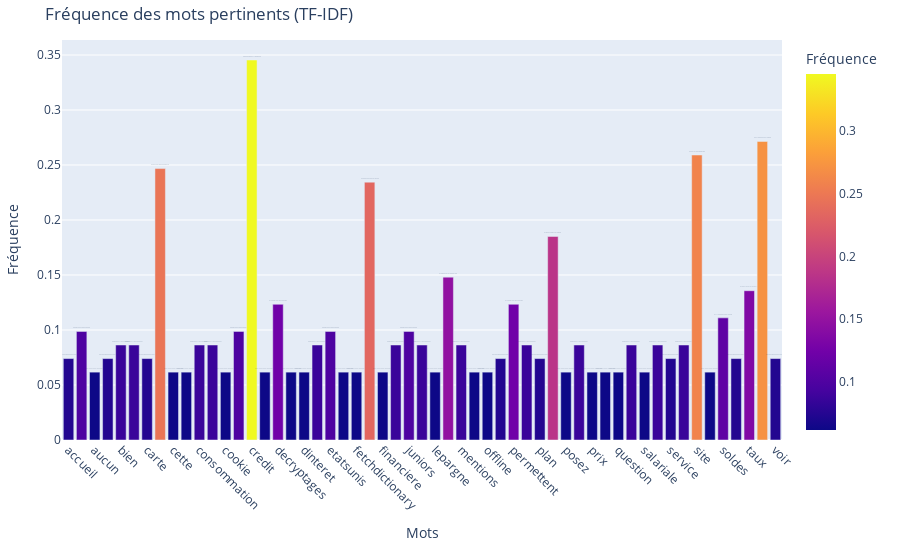

Notebook source saved alongside this figure:
### Code cell
import plotly.express as px

# Créer un graphique avec les mots pertinents
fig = px.bar(filtered_tdidf_df, x='Mot', y='Fréquence', title="Fréquence des mots pertinents (TF-IDF)",
             text='Fréquence', color='Fréquence', hover_name='Mot')

# Personnaliser le graphique
fig.update_traces(textposition='outside')
fig.update_layout(
    xaxis_title='Mots', yaxis_title='Fréquence',
    xaxis=dict(tickangle=45),
    margin=dict(l=40, r=20, t=40, b=120)
)

# Afficher le graphique
fig.show()

### Figure 1 — Plotly figure (JSON) as saved in the notebook; plotly's stock layout.template omitted (floating-point values rounded to 4 significant figures)
{"data": [{"alignmentgroup": "True", "hovertemplate": "<b>%{hovertext}</b><br><br>Mot=%{x}<br>Fréquence=%{marker.color}<extra></extra>", "hovertext": ["accueil", "actualites", "aucun", "autoriser", "bien", "boutique", "carte", "cartes", "cette", "chiffres", "consommation", "contact", "cookie", "cookies", "credit", "crise", "decryptages", "depose", "dinteret", "enseignants", "etatsunis", "facebook", "fetchdictionary", "finance", "financiere", "hausse", "juniors", "legales", "lepargne", "menages", "mentions", "officiel", "offline", "outils", "permettent", "peut", "plan", "plus", "posez", "pratique", "prix", "quelques", "question", "refuser", "salariale", "savoir", "service", "services", "site", "sitemap", "soldes", "sommesnous", "taux", "tous", "voir"], "legendgroup": "", "marker": {"color": [0.07403, 0.09871, 0.06169, 0.07403, 0.08637, 0.08637, 0.07403, 0.2468, 0.06169, 0.06169, 0.08637, 0.08637, 0.06169, 0.09871, 0.3455, 0.06169, 0.1234, 0.06169, 0.06169, 0.08637, 0.09871, 0.06169, 0.06169, 0.2344, 0.06169, 0.08637, 0.09871, 0.08637, 0.06169, 0.1481, 0.08637, 0.06169, 0.06169, 0.07403, 0.1234, 0.08637, 0.07403, 0.1851, 0.06169, 0.08637, 0.06169, 0.06169, 0.06169, 0.08637, 0.06169, 0.08637, 0.07403, 0.08637, 0.2591, 0.06169, 0.111, 0.07403, 0.1357, 0.2714, 0.07403], "coloraxis": "coloraxis", "pattern": {"shape": ""}}, "name": "", "offsetgroup": "", "orientation": "v", "showlegend": false, "text": [0.07403, 0.09871, 0.06169, 0.07403, 0.08637, 0.08637, 0.07403, 0.2468, 0.06169, 0.06169, 0.08637, 0.08637, 0.06169, 0.09871, 0.3455, 0.06169, 0.1234, 0.06169, 0.06169, 0.08637, 0.09871, 0.06169, 0.06169, 0.2344, 0.06169, 0.08637, 0.09871, 0.08637, 0.06169, 0.1481, 0.08637, 0.06169, 0.06169, 0.07403, 0.1234, 0.08637, 0.07403, 0.1851, 0.06169, 0.08637, 0.06169, 0.06169, 0.06169, 0.08637, 0.06169, 0.08637, 0.07403, 0.08637, 0.2591, 0.06169, 0.111, 0.07403, 0.1357, 0.2714, 0.07403], "textposition": "outside", "type": "bar", "x": ["accueil", "actualites", "aucun", "autoriser", "bien", "boutique", "carte", "cartes", "cette", "chiffres", "consommation", "contact", "cookie", "cookies", "credit", "crise", "decryptages", "depose", "dinteret", "enseignants", "etatsunis", "facebook", "fetchdictionary", "finance", "financiere", "hausse", "juniors", "legales", "lepargne", "menages", "mentions", "officiel", "offline", "outils", "permettent", "peut", "plan", "plus", "posez", "pratique", "prix", "quelques", "question", "refuser", "salariale", "savoir", "service", "services", "site", "sitemap", "soldes", "sommesnous", "taux", "tous", "voir"], "xaxis": "x", "y": [0.07403, 0.09871, 0.06169, 0.07403, 0.08637, 0.08637, 0.07403, 0.2468, 0.06169, 0.06169, 0.08637, 0.08637, 0.06169, 0.09871, 0.3455, 0.06169, 0.1234, 0.06169, 0.06169, 0.08637, 0.09871, 0.06169, 0.06169, 0.2344, 0.06169, 0.08637, 0.09871, 0.08637, 0.06169, 0.1481, 0.08637, 0.06169, 0.06169, 0.07403, 0.1234, 0.08637, 0.07403, 0.1851, 0.06169, 0.08637, 0.06169, 0.06169, 0.06169, 0.08637, 0.06169, 0.08637, 0.07403, 0.08637, 0.2591, 0.06169, 0.111, 0.07403, 0.1357, 0.2714, 0.07403], "yaxis": "y"}], "layout": {"barmode": "relative", "coloraxis": {"colorbar": {"title": {"text": "Fréquence"}}, "colorscale": [[0, "#0d0887"], [0.1111, "#46039f"], [0.2222, "#7201a8"], [0.3333, "#9c179e"], [0.4444, "#bd3786"], [0.5556, "#d8576b"], [0.6667, "#ed7953"], [0.7778, "#fb9f3a"], [0.8889, "#fdca26"], [1, "#f0f921"]]}, "legend": {"tracegroupgap": 0}, "margin": {"b": 120, "l": 40, "r": 20, "t": 40}, "title": {"text": "Fréquence des mots pertinents (TF-IDF)"}, "xaxis": {"anchor": "y", "domain": [0, 1], "tickangle": 45, "title": {"text": "Mots"}}, "yaxis": {"anchor": "x", "domain": [0, 1], "title": {"text": "Fréquence"}}}}
